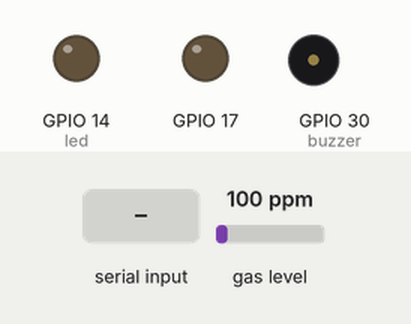
This sketch was run on a simulated ESP32. Shown: output pins drawn as LEDs (lit = HIGH), buzzer (waves = sounding, pin HIGH). Inputs (shaded band) come from the test bench; at power-on: gas level 100 ppm. Nothing arrives over Bluetooth unless stated; what the sketch prints to the serial monitor is not drawn.

Above: at 1.7 s.
1.8 s: gas level set to 139 ppm
3.3 s: gas level set to 160 ppm
At 4.1 s:
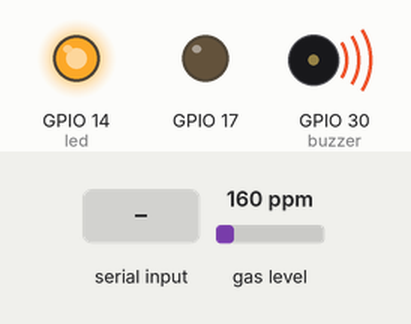
4.8 s: "1" received over the second serial link
At 5.8 s:
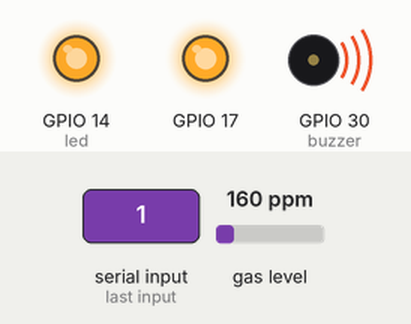
6.3 s: gas level set to 20 ppm
At 7.5 s:
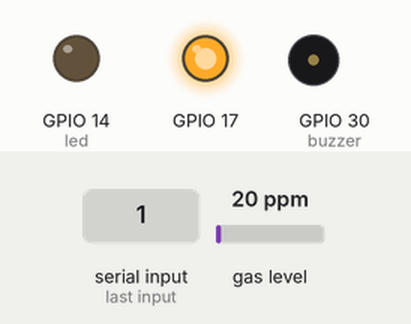
7.8 s: gas level set to 250 ppm
At 8.6 s:
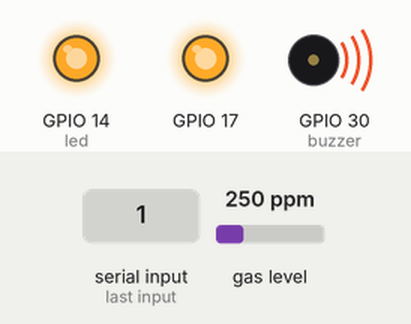
9.3 s: gas level set to 130 ppm
At 10.5 s:
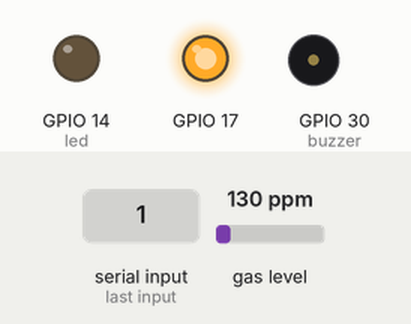
Timing chart, 0 to 11.8 s (numbered marks = the images above; inputs shaded):
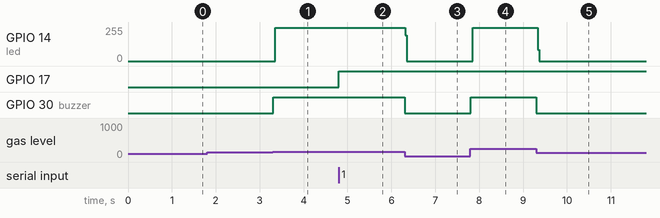

The sketch:

esp7_LED_MQ.ino
```cpp
// ini merupakan script menampilan data sensor gas pada andorid
#include "BluetoothSerial.h"
#include <MQ2.h>
BluetoothSerial SerialBT;
 int BTData, Sensor_Jendela, Sensor_Pintu;
 int pinAout = 12; // pin MQ2
 int lpg_gas, co_gas, smoke_gas;
int led = 14;
  MQ2 mq2(pinAout);
int buzzer = 30 ;


  /* Check  Bluetooth configurations are enabled in the SDK */
 #if !defined(CONFIG_BT_ENABLED) || !defined(CONFIG_BLUEDROID_ENABLED)
  #error // Bluetooth is not enabled! Please run `make menuconfig` to and enable it
  #endif

    void setup()
    {
     Serial.begin(115200);
     SerialBT.begin("Smart Home");
     Serial.println("Bluetooth siap untuk di SAMBUNGKAN...");
     Serial.begin(115200);

     pinMode(buzzer,OUTPUT);
       pinMode(led,OUTPUT);
       mq2.begin();
       pinMode(17, OUTPUT);

         }

 void loop() {
float* values= mq2.read(true); //jika diset "false" tidak akan dimunculkan di serial monitor
  lpg_gas = mq2.readLPG();
  co_gas = mq2.readCO();
  smoke_gas = mq2.readSmoke();


  Serial.println (lpg_gas);
  Serial.println (co_gas);
  Serial.println (smoke_gas);

  SerialBT.print("LPG =   ");
SerialBT.println(co_gas);

  SerialBT.print("co_gas =  ");
SerialBT.println(co_gas);

  SerialBT.print("Smoke_gas=  ");
SerialBT.println(co_gas);

  digitalWrite(led,LOW);

  if(SerialBT.available())
   {
BTData = SerialBT.read();
//Serial.write(BTData);
digitalWrite(17, HIGH);
Serial.println (BTData);

}


if (lpg_gas<=140){
  digitalWrite(buzzer, LOW);
  digitalWrite(led, LOW);
}

else if (lpg_gas==0.00){
  digitalWrite(buzzer, LOW);
  digitalWrite(led, LOW);

}
else if (lpg_gas>=150){
  digitalWrite(buzzer, HIGH);
  digitalWrite(led, HIGH);
     // delay(1500);
}
else {
digitalWrite(buzzer,LOW);
digitalWrite(led,LOW);

}
}
```

Measured:
- the behaviour switches between 149 and 150 ppm on gas level (found by bisection; images 0 and 1)
- after the input at 3.3 s, GPIO 14 (led): 0/255 → 248/255 after 0.05 s; GPIO 30 (buzzer): LOW → HIGH at once
- after the input at 4.8 s, GPIO 17: LOW → HIGH at once
- after the input at 6.3 s, GPIO 14 (led): 248/255 → 0/255 at once; GPIO 30 (buzzer): HIGH → LOW at once
- after the input at 7.8 s, GPIO 14 (led): 0/255 → 248/255 after 0.05 s; GPIO 30 (buzzer): LOW → HIGH at once
- after the input at 9.3 s, GPIO 14 (led): 248/255 → 0/255 at once; GPIO 30 (buzzer): HIGH → LOW at once
